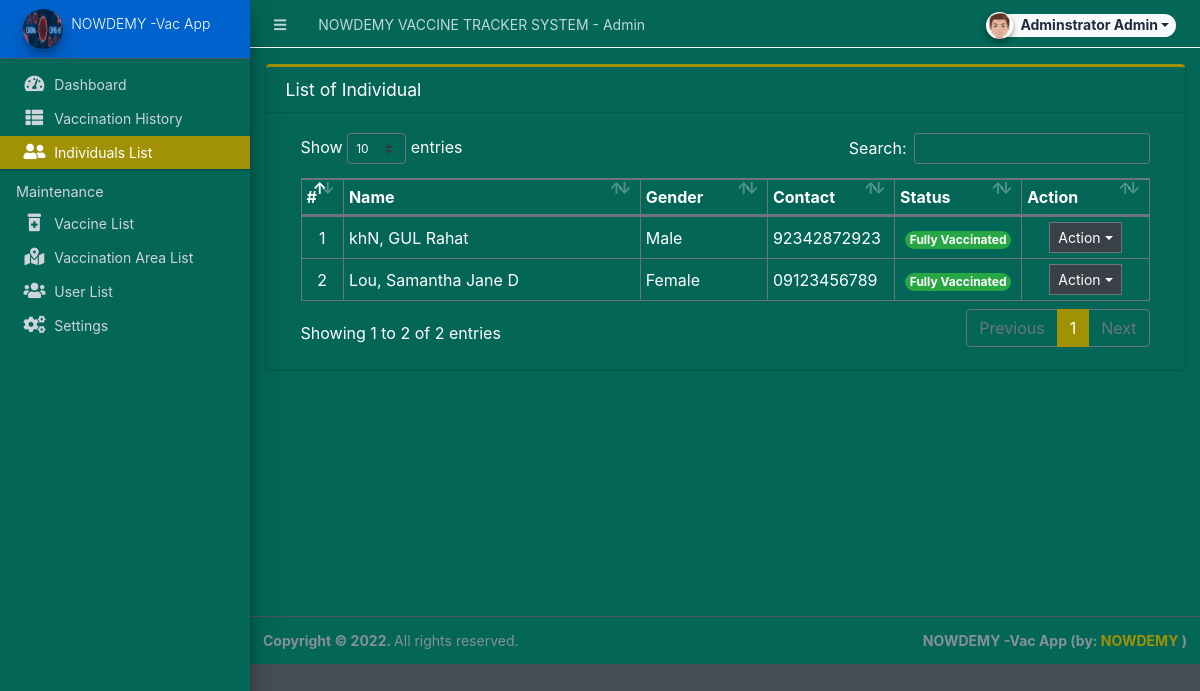
The page /admin/?page=individual (signed in) on the database its author committed.
### tables this page shows
CREATE TABLE `individual_list` (
  `id` int(30) NOT NULL,
  `tracking_code` varchar(50) NOT NULL,
  `firstname` text NOT NULL,
  `middlename` text NOT NULL,
  `lastname` text NOT NULL,
  `gender` varchar(50) NOT NULL,
  `dob` date NOT NULL,
  `contact` varchar(100) NOT NULL,
  `address` text NOT NULL,
  `status` tinyint(1) NOT NULL DEFAULT 0 COMMENT '0=pending, 1=Partially Vaccinated, 2= Fully Vaccinated',
  `date_created` datetime NOT NULL DEFAULT current_timestamp(),
  `date_updated` datetime DEFAULT NULL ON UPDATE current_timestamp()
);

### admin/individual/index.php (the view, shortened to what this page needs)
<div class="card card-outline card-primary">
	<div class="card-header">
		<h3 class="card-title">List of Individual</h3>
	</div>
	<div class="card-body">
		<div class="container-fluid">
        <div class="container-fluid">
			<table class="table table-bordered table-stripped">
				<colgroup>
					<col width="5%">
					<col width="35%">
					<col width="15%">
					<col width="15%">
					<col width="15%">
					<col width="15%">
				</colgroup>
				<thead>
					<tr>
						<th>#</th>
						<th>Name</th>
						<th>Gender</th>
						<th>Contact</th>
						<th>Status</th>
						<th>Action</th>
					</tr>
				</thead>
				<tbody>
					<?php
					$i = 1;
					$qry = $conn->query("SELECT *,concat(lastname,', ',firstname,' ', middlename) as name from `individual_list` order by concat(lastname,', ',firstname,' ', middlename) asc ");
					while($row = $qry->fetch_assoc()):
					?>
						<tr>
							<td class="text-center"><?php echo $i++; ?></td>
							<td><?php echo $row['name'] ?></td>
							<td><?php echo $row['gender'] ?></td>
							<td><?php echo $row['contact'] ?></td>
							<td class="text-center">
                                <?php if($row['status'] == 1): ?>
                                    <span class="badge badge-primary rounded-pill">Partially Vaccinated</span>
								<?php elseif($row['status'] == 2): ?>
                                    <span class="badge badge-success rounded-pill">Fully Vaccinated</span>
                                <?php else: ?>
                                    <span class="badge badge-light text-dark rounded-pill">Pending</span>
                                <?php endif; ?>
                            </td>
							<td align="center">
								 <button type="button" class="btn btn-flat btn-default btn-sm dropdown-toggle dropdown-icon" data-toggle="dropdown">
				                  		Action
				                  </button>
							</td>
						</tr>
					<?php endwhile; ?>
				</tbody>
			</table>
		</div>
		</div>
	</div>
</div>

### rows shown on the page
individual_list: name "khN, GUL Rahat", gender "Male", contact "92342872923", status "Fully Vaccinated"
individual_list: name "Lou, Samantha Jane D", gender "Female", contact "09123456789", status "Fully Vaccinated"

### other values the page prints
$_settings->info('name') "NOWDEMY VACCINE TRACKER SYSTEM"
$_settings->userdata('firstname').' '.$_settings->userdata('lastname') "Adminstrator Admin"
$_settings->info('short_name') "NOWDEMY -Vac App"
